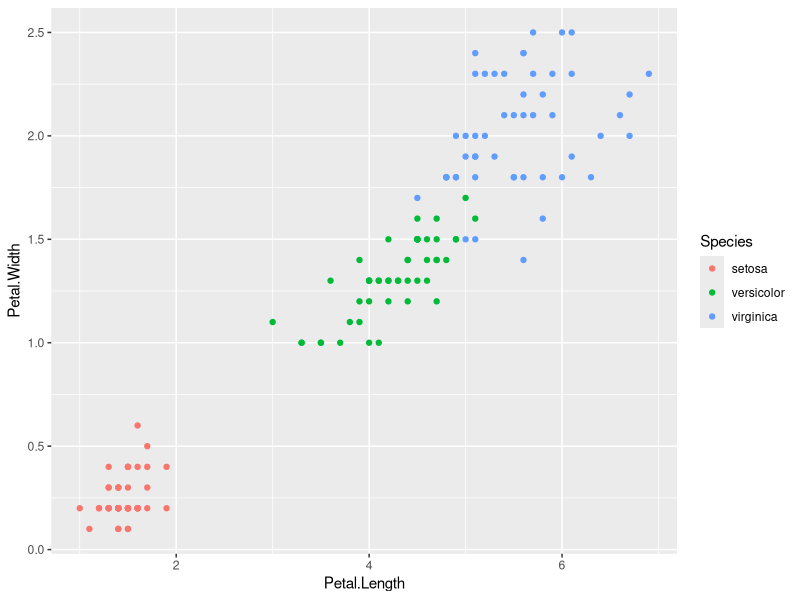
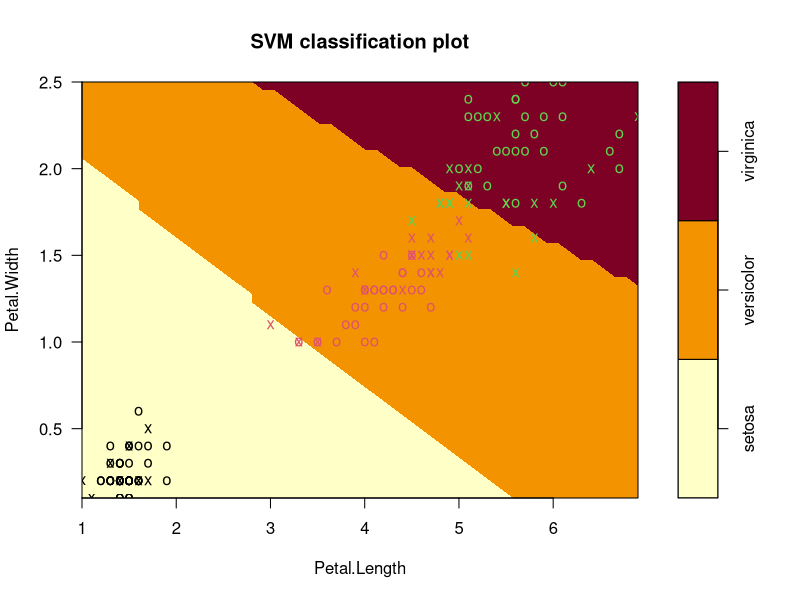
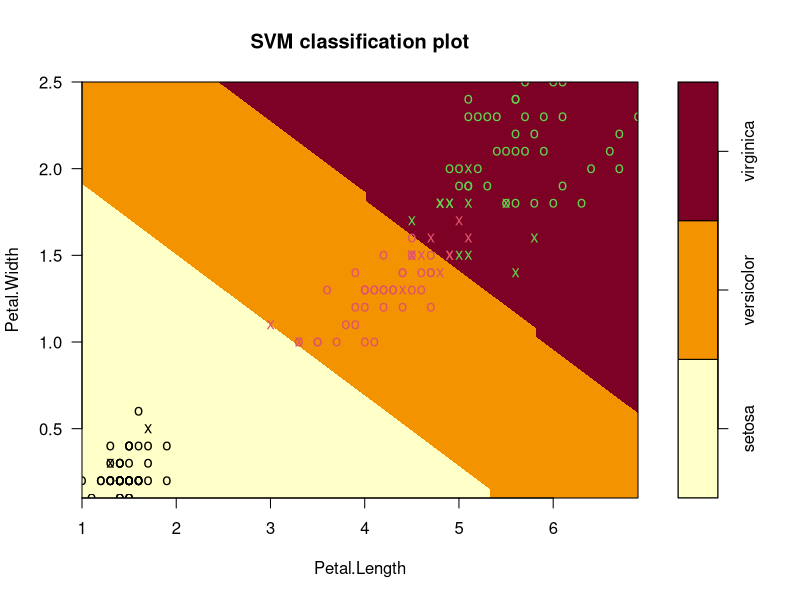

Recreate these plots in R, in order.
#Support Vector Machine (SVM) example using iris dataset
data("iris")
head(iris) # inspecting the first six rows of the dataset
str(iris) # structure of the dataset
library(ggplot2)
library(e1071)

qplot(Petal.Length, Petal.Width, data=iris, color = Species)

help("svm")
svm_model1 <- svm(Species~., data = iris)

summary(svm_model1)
plot(svm_model1, data = iris, Petal.Width~Petal.Length, slice = list(Sepal.Width = 3, Sepal.Length = 4))
pred1 <- predict(svm_model1, iris)
table1 <- table(Predicted = pred1, Actual = iris$Species)
table1

Model1_accuracyRate = sum(diag(table1))/sum(table1)
Model1_accuracyRate

Model1_MissClassificationRate = 1 - Model1_accuracyRate
Model1_MissClassificationRate

svm_model2 <- svm(Species~., data = iris, kernel = "linear")
summary(svm_model2)
plot(svm_model2, data = iris, Petal.Width~Petal.Length, slice = list(Sepal.Width = 3,
                                            Sepal.Length = 4))

pred2 <- predict(svm_model2, iris)
table2 <- table(Predicted = pred2, Actual = iris$Species)
Model2_accuracyRate = sum(diag(table2))/sum(table2)
Model2_MissClassificationRate = 1 - Model2_accuracyRate